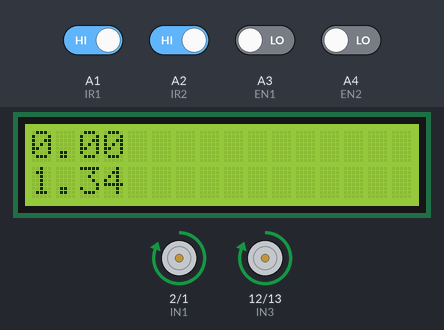
Bench run of a sketch on a simulated Arduino Uno, built with avr-gcc and run on an emulated ATmega328P. Shown: 16×2 character LCD, motor-driver pin pairs drawn as motors (green arrow = first pin HIGH = forward, orange = second pin HIGH = backward, longer = more drive, scaled by the enable pin). Inputs (shaded band) come from the test bench; at power-on: A1 (IR1), A2 (IR2) HIGH, A3 (EN1), A4 (EN2) LOW. At 3.2 s the program stops and its outputs stay as they are.

Above: at 1.2 s.
1.3 s: A1 (IR1) driven LOW
At 2.5 s:
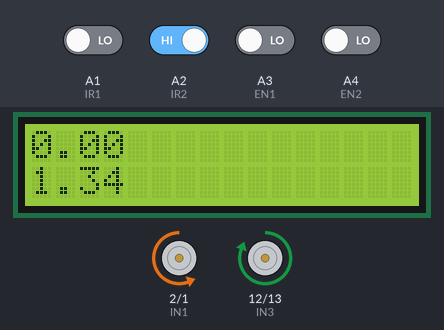
2.8 s: A2 (IR2) driven LOW
At 2.98 s:
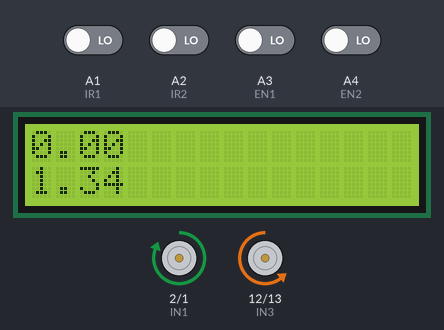
At 3.7 s:
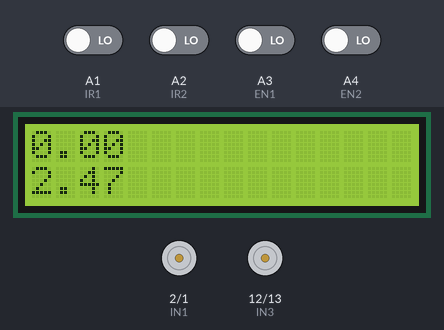
Timing chart, 0 to 4.7 s (numbered marks = the images above; inputs shaded):
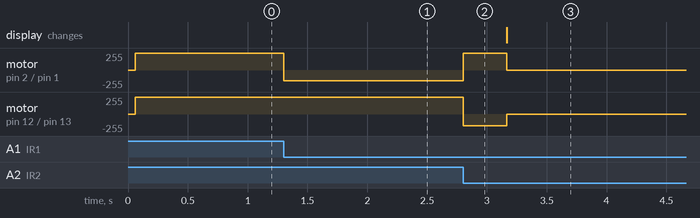

The sketch:

Timed_stop.ino
```cpp
//LCD setup: RS, E, D4, D5, D6, D7
#include <LiquidCrystal.h>
LiquidCrystal lcd(8, 9, 4, 5, 6, 7);
#include <math.h>

// Motor A pins
const int IN1 = 2;
const int IN2 = 1;
const int ENA = 3;

// Motor B pins
const int IN3 = 12;
const int IN4 = 13;
const int ENB = 11;

//motor calibration
const float _OFFSETA = 1;
const float _OFFSETB = 0.9;

//Encoder Pins
const int EN1 = A3;
const int EN2 = A4;

//IR sensor Pins
const int IR1 = A1;
const int IR2 = A2;

//constants
const int _TIME = 350;    //Oversteer correction time
const int _SPEED = 255;   //Oversteer correction speed
const int _FSpeed = 255;  //Forward speed
const int _TSpeed = 255;  //Turning speed

void setup() {
//LCD setup
  lcd.begin(16,2);
//Pin Modes
  pinMode(IN1, OUTPUT);
  pinMode(IN2, OUTPUT);
  pinMode(ENA, OUTPUT);

  pinMode(IN3, OUTPUT);
  pinMode(IN4, OUTPUT);
  pinMode(ENB, OUTPUT);

  pinMode(EN1, INPUT);
  pinMode(EN2, INPUT);

  pinMode(IR1, INPUT);
  pinMode(IR2, INPUT);
}
// Raw instructions
void motorA_F(int x) {
  digitalWrite(IN1, HIGH);
  digitalWrite(IN2, LOW);
  analogWrite(ENA,x*_OFFSETA);
}
void  motorA_B(int x) {
  digitalWrite(IN1, LOW);
  digitalWrite(IN2, HIGH);
  analogWrite(ENA,x*_OFFSETB);
}
void motorA_S() {
  digitalWrite(IN1, LOW);
  digitalWrite(IN2, LOW);
}
void motorB_F(int x) {
  digitalWrite(IN3, HIGH);
  digitalWrite(IN4, LOW);
  analogWrite(ENB,x);
}

void motorB_B(int x) {
  digitalWrite(IN3, LOW);
  digitalWrite(IN4, HIGH);
  analogWrite(ENB,x);
}
void motorB_S() {
  digitalWrite(IN3, LOW);
  digitalWrite(IN4, LOW);
}
//Directional instructions
void FWD(int x, int y)
{
  if (y==1){
  motorA_F(255);
  motorB_F(255);
  delay(10);
  }
  motorA_F(x);
  motorB_F(x);
}

void BWD(int x, int y)
{
 if (y==1){
 motorA_B(255);
 motorB_B(255);
 delay(10);
 }
 motorA_B(x);
 motorB_B(x);
}

void LT(int x)
{
  //motorB_F(255);
  //delay(10);
  motorB_F(x);
  motorA_S();
}

void RT(int x)
{
  //motorA_F(255);
  //delay(10);
  motorB_S();
  motorA_F(x);
}

void RS(int x)
{
  //motorA_F(255);
 // motorB_B(255);
 // delay(10);
  motorA_F(x);
  motorB_B(x*0.7);
}

void LS(int x)
{
 // motorA_B(255);
 // motorB_F(255);
  //delay(10);
  motorA_B(x*0.7);
  motorB_F(x);//0.4

}

void STOP(int x)
{
  motorA_S();
  motorB_S();
  delay(x);
}
void BREAK()
{
  while (1)
  {
    STOP(0);
  }
}

int Encoder(int z){
  int x=0;
  int y=0;
  int B=0;
  while (B<z){
    if (digitalRead(EN1) == HIGH && digitalRead(EN2) == HIGH) {
      ++x;
      ++y;
      //while(digitalRead(EN1)==HIGH && digitalRead(EN2)==HIGH){}
    } else if (digitalRead(EN2) == HIGH && digitalRead(EN1) == LOW) {
      ++y;
      //while(digitalRead(EN2)==HIGH){}
    } else if (digitalRead(EN1) == HIGH && digitalRead(EN2) == LOW) {
      ++x;
      //while(digitalRead(EN1)==HIGH){}
    }
    return (x, y);
  delay(50);
  ++B;
  }
return(x,y);
}
void PrintLCD(float x,float y)
{
  lcd.clear();
  //lcd.setCursor(0,0);
  lcd.print(x);
  lcd.setCursor(0,1);
  lcd.print(y);
  //delay(50);
}

//Main Function
void loop() {
  float _Distance=0;
  float _DistanceINT=0;
  int E1b=0;
  int E2b=0;
  float E1=0;
  float E2=0;
  long double x=0; //distance
  int y=0; //tracker
  int R=0;
  int L=0;
  int count=0;
  long double z=0; //time
  int ST=1;
  while(ST==1){
  ++z;
 if (digitalRead(IR1)==LOW && digitalRead(IR2)==LOW) //both black
  {
    ST=0;
    PrintLCD(x/0.9,z/144);
    BREAK();
  }
  else if (digitalRead(IR1)==LOW) //left
  {
    R = 0;
    if (L < 2) {  //Checks for repeated left turns, indicates a larger turn
       while (digitalRead(IR2) == HIGH) {
        LS(_TSpeed);
        delay(100);
        }
      RS(_SPEED);  //correctiing oversteer
      delay(_TIME);
      ++L;
      z=z+160;
    }
    else {
      E1b,E2b=Encoder(1);
      LS(_TSpeed);


    }
  }
  else if (digitalRead(IR2)==LOW) //right
  {
    L = 0;
    if (R < 2) {  //Checks for repeated right turns, indicates a larger turn
      while (digitalRead(IR1) == HIGH) {
        RS(_TSpeed);
      }
      LS(_SPEED);  //correcting oversteer
      delay(_TIME);
      ++R;
      z=z+160;
    }
    else {
      E1b,E2b=Encoder(1);
      RS(_TSpeed);

    }
  }
  else{
    FWD(_FSpeed,0);
    E1b,E2b=Encoder(1);
    E1+=E1b*1.035;
    E2+=E2b*1.035;
    if (round(x/0.9)==30 && y==0){
      STOP(0);
      delay(2000);
      z=z+320;
      ++y;
    }
  }
  x=E1+E2; //distance
  lcd.clear();
  PrintLCD(x/0.9,z/144);
  }

}
```

Measured:
- after the input at 1.3 s, motor on pin 2 (IN1) / pin 1 (IN2): forward 255/255 → backward 160/255 at once
- after the input at 2.8 s, motor on pin 2 (IN1) / pin 1 (IN2): backward 160/255 → forward 255/255 at once, → stopped 0.36 s later; motor on pin 12 (IN3) / pin 13 (IN4): forward 255/255 → backward 178/255 at once, → stopped 0.36 s later
